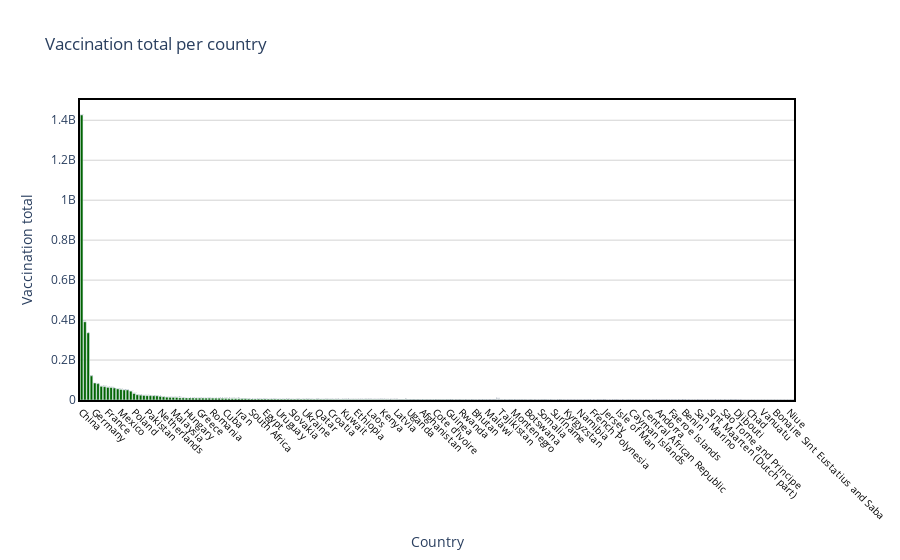

Notebook code cell kept with this figure:
### Code cell
draw_trace_bar(country_vaccine, 'Total vaccinations', 'Vaccination total per country', 'Country', 'Vaccination total', "Darkgreen" )

### Figure 1 — Plotly figure (JSON) as saved in the notebook; plotly's stock layout.template omitted (floating-point values rounded to 4 significant figures; data arrays with more than 128 entries replaced by an {"elided": "..."} marker saying what was removed)
{"data": [{"marker": {"color": "Darkgreen"}, "text": {"elided": "218 str values"}, "type": "bar", "x": {"elided": "218 str values"}, "y": {"elided": "218 int values"}}], "layout": {"hovermode": "closest", "paper_bgcolor": "rgba(0, 0, 0, 0)", "plot_bgcolor": "rgba(0, 0, 0, 0)", "title": {"text": "Vaccination total per country"}, "xaxis": {"linecolor": "black", "linewidth": 2, "mirror": true, "showline": true, "showticklabels": true, "tickangle": 45, "tickfont": {"color": "black", "size": 10}, "title": {"text": "Country"}, "zeroline": true, "zerolinecolor": "grey", "zerolinewidth": 1}, "yaxis": {"gridcolor": "lightgrey", "linecolor": "black", "linewidth": 2, "mirror": true, "showline": true, "title": {"text": "Vaccination total"}, "zeroline": true, "zerolinecolor": "grey", "zerolinewidth": 1}}}
